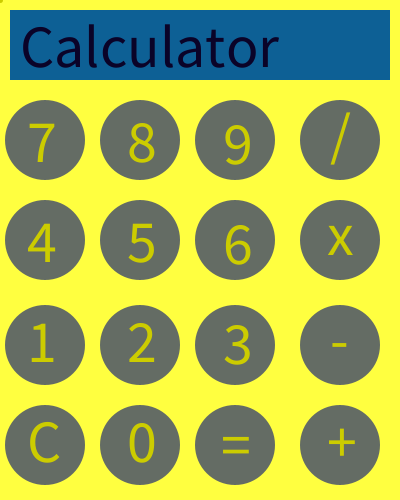
Frame 1 (no input)
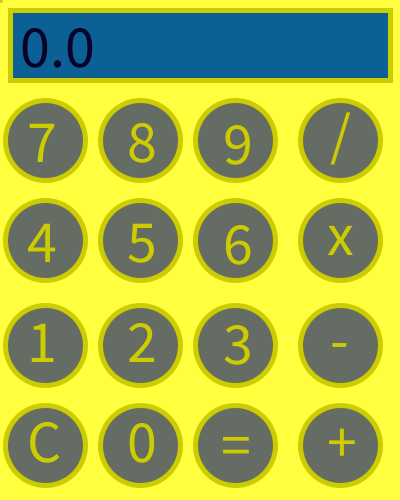
Frame 60 (the mouse pressed at the canvas centre just before this capture)
Frame 120 (the mouse held since frame 60 and released just before this capture): identical to frame 60, image omitted

The Processing sketch that drew these frames (run headless with seeded random() and noise(); from frame 60 on, the mouse is pressed at the canvas centre):

// Processing sketch: Eindopracht_H13
// ── Eindopracht_H13.pde
color background_color = color(255, 255, 64);
color entry_color = color(13, 96, 149);
color entry_text_color = color(10, 3, 40);
color button_color = color(100, 108, 100);
color button_text_color = color(204, 204, 0);

char pKey=' ';
float value_1, value_2, position=0;
String operation;
String entery_text="Calculator";

void setup(){
  size(400, 500);
  background(background_color);
  noStroke();
  textSize(60);
  
}

void draw(){
  reset();
  input();
  
}

void reset(){
  background(background_color);
  
  fill(entry_color);
  rect(10, 10, 380, 70);
  
  fill(entry_text_color);
  text(entery_text, 20, 67);
  
  fill(button_color);
  
  ellipse(45, 140, 80, 80);
  ellipse(140, 140, 80, 80);
  ellipse(235, 140, 80, 80);
  ellipse(340, 140, 80, 80);
  
  ellipse(45, 240, 80, 80);
  ellipse(140, 240, 80, 80);
  ellipse(235, 240, 80, 80);
  ellipse(340, 240, 80, 80);
  
  ellipse(45, 345, 80, 80);
  ellipse(140, 345, 80, 80);
  ellipse(235, 345, 80, 80);
  ellipse(340, 345, 80, 80);
  
  ellipse(45, 445, 80, 80);
  ellipse(140, 445, 80, 80);
  ellipse(235, 445, 80, 80);
  ellipse(340, 445, 80, 80);
  
  stroke(204, 204, 0);
  strokeWeight(5);
  line(0, 0, 0, 0);
  
  fill(button_text_color);
  
  text("7", 27, 162);
  text("8", 127, 162);
  text("9", 223, 164);
  text("/", 330, 155);
  
  text("4", 27, 262);
  text("5", 127, 262);
  text("6", 223, 264);
  text("x", 327, 255);
  
  text("1", 27, 362);
  text("2", 127, 362);
  text("3", 223, 364);
  text("-", 330, 360);
  
  text("C", 27, 462);
  text("0", 127, 462);
  text("=", 221, 465);
  text("+", 327, 462);
}

void input(){
  if(keyPressed/* && (key!=pKey)*/){
    delay(150);
    //pKey = key;
    if(key=='0'){
      if(position==1){
        position=2;
      }
      if(position==0){
        value_1 = (value_1*10)+0;
      }
      else if(position==2){
        value_2 = (value_2*10)+0;
      }
      else if(position==4){
        value_1=0;
        position=0;
      }
    }
    else if(key=='1'){
      if(position==1){
        position=2;
      }
      if(position==0){
        value_1 = (value_1*10)+1;
      }
      else if(position==2){
        value_2 = (value_2*10)+1;
      }
      else if(position==4){
        value_1=1;
        position=0;
      }
    }
    else if(key=='2'){
                              if(position==1){
        position=2;
      }
      if(position==0){
        value_1 = (value_1*10)+2;
      }
      else if(position==2){
        value_2 = (value_2*10)+2;
      }
                        else if(position==4){
        value_1=2;
        position=0;
      }
    }
    else if(key=='3'){
      if(position==1){
        position=2;
      }
      if(position==0){
        value_1 = (value_1*10)+3;
      }
      else if(position==2){
        value_2 = (value_2*10)+3;
      }
      else if(position==4){
        value_1=3;
        position=0;
      }
    }
    else if(key=='4'){
      if(position==1){
        position=2;
      }
      if(position==0){
        value_1 = (value_1*10)+4;
      }
      else if(position==2){
        value_2 = (value_2*10)+4;
      }
      else if(position==4){
        value_1=4;
        position=0;
      }
    }
    else if(key=='5'){
      if(position==1){
        position=2;
      }
      if(position==0){
        value_1 = (value_1*10)+5;
      }
      else if(position==2){
        value_2 = (value_2*10)+5;
      }
      else if(position==4){
        value_1=5;
        position=0;
      }
    }
    else if(key=='6'){
      if(position==1){
        position=2;
      }
      if(position==0){
        value_1 = (value_1*10)+6;
      }
      else if(position==2){
        value_2 = (value_2*10)+6;
      }
      else if(position==4){
        value_1=6;
        position=0;
      }
    }
    else if(key=='7'){
      if(position==1){
        position=2;
      }
      if(position==0){
        value_1 = (value_1*10)+7;
      }
      else if(position==2){
        value_2 = (value_2*10)+7;
      }
      else if(position==4){
        value_1=7;
        position=0;
      }
    }
    else if(key=='8'){
      if(position==1){
        position=2;
      }
      if(position==0){
        value_1 = (value_1*10)+8;
      }
      else if(position==2){
        value_2 = (value_2*10)+8;
      }
      else if(position==4){
        value_1=8;
        position=0;
      }
    }
    else if(key=='9'){
      if(position==1){
        position=2;
      }
      if(position==0){
        value_1 = (value_1*10)+9;
      }
      else if(position==2){
        value_2 = (value_2*10)+9;
      }
      else if(position==4){
        value_1=9;
        position=0;
      }
    }
    
    else if(key=='+'){
      if(position==0){
        position=1;
      }
      else if(position==4){
        position=1;
      }
      if(position==1){
        operation="+";
      }
    }
    else if(key=='-'){
      if(position==0){
        position=1;
      }
      else if(position==4){
        position=1;
      }
      if(position==1){
        operation="-";
      }
    }
    else if(key=='*'){
      if(position==0){
        position=1;
      }
      else if(position==4){
        position=1;
      }
      if(position==1){
        operation="*";
      }
    }
    else if(key=='/'){
      if(position==0){
        position=1;
      }
      else if(position==4){
        position=1;
      }
      if(position==1){
        operation="/";
      }
    }
    else if(key=='='){
      if(operation=="+"){
        value_1 += value_2;
      }
      else if(operation=="-"){
        value_1 -= value_2;
      }
      else if(operation=="*"){
        value_1 *= value_2;
      }
      else if(operation=="/"){
        value_1 /= value_2;
      }
      position=4;
      value_2=0;
      operation="";
    }
    else if(key=='C' || key=='c'){
      exit();
    }
  }
  
  else if(mousePressed){
    delay(150);
    if(mouseX>110&&mouseX<190&&mouseY>400&&mouseY<480){
      if(position==1){
        position=2;
      }
      if(position==0){
        value_1 = (value_1*10)+0;
      }
      else if(position==2){
        value_2 = (value_2*10)+0;
      }
      else if(position==4){
        value_1=0;
        position=0;
      }
    }
    else if(mouseX>10&&mouseX<90&&mouseY>300&&mouseY<380){
      if(position==1){
        position=2;
      }
      if(position==0){
        value_1 = (value_1*10)+1;
      }
      else if(position==2){
        value_2 = (value_2*10)+1;
      }
      else if(position==4){
        value_1=1;
        position=0;
      }
    }
    else if(mouseX>110&&mouseX<190&&mouseY>300&&mouseY<380){
      if(position==1){
        position=2;
      }
      if(position==0){
        value_1 = (value_1*10)+2;
      }
      else if(position==2){
        value_2 = (value_2*10)+2;
      }
      else if(position==4){
        value_1=2;
        position=0;
      }
    }
    else if(mouseX>210&&mouseX<290&&mouseY>300&&mouseY<380){
      if(position==1){
        position=2;
      }
      if(position==0){
        value_1 = (value_1*10)+3;
      }
      else if(position==2){
        value_2 = (value_2*10)+3;
      }
      else if(position==4){
        value_1=3;
        position=0;
      }
    }
    else if(mouseX>10&&mouseX<90&&mouseY>200&&mouseY<280){
      if(position==1){
        position=2;
      }
      if(position==0){
        value_1 = (value_1*10)+4;
      }
      else if(position==2){
        value_2 = (value_2*10)+4;
      }
      else if(position==4){
        value_1=4;
        position=0;
      }
    }
    else if(mouseX>110&&mouseX<190&&mouseY>200&&mouseY<280){
      if(position==1){
        position=2;
      }
      if(position==0){
        value_1 = (value_1*10)+5;
      }
      else if(position==2){
        value_2 = (value_2*10)+5;
      }
      else if(position==4){
        value_1=5;
        position=0;
      }
    }
    else if(mouseX>210&&mouseX<290&&mouseY>200&&mouseY<280){
      if(position==1){
        position=2;
      }
      if(position==0){
        value_1 = (value_1*10)+6;
      }
      else if(position==2){
        value_2 = (value_2*10)+6;
      }
      else if(position==4){
        value_1=6;
        position=0;
      }
    }
    else if(mouseX>10&&mouseX<90&&mouseY>100&&mouseY<180){
      if(position==1){
        position=2;
      }
      if(position==0){
        value_1 = (value_1*10)+7;
      }
      else if(position==2){
        value_2 = (value_2*10)+7;
      }
      else if(position==4){
        value_1=7;
        position=0;
      }
    }
    else if(mouseX>110&&mouseX<190&&mouseY>100&&mouseY<180){
      if(position==1){
        position=2;
      }
      if(position==0){
        value_1 = (value_1*10)+8;
      }
      else if(position==2){
        value_2 = (value_2*10)+8;
      }
      else if(position==4){
        value_1=8;
        position=0;
      }
    }
    else if(mouseX>210&&mouseX<290&&mouseY>100&&mouseY<180){
      if(position==1){
        position=2;
      }
      if(position==0){
        value_1 = (value_1*10)+9;
      }
      else if(position==2){
        value_2 = (value_2*10)+9;
      }
      else if(position==4){
        value_1=9;
        position=0;
      }
    }
    
    else if(mouseX>310&&mouseX<390&&mouseY>400&&mouseY<480){
      if(position==0){
        position=1;
      }
      else if(position==4){
        position=1;
      }
      if(position==1){
        operation="+";
      }
    }
    else if(mouseX>310&&mouseX<390&&mouseY>300&&mouseY<380){
      if(position==0){
        position=1;
      }
      else if(position==4){
        position=1;
      }
      if(position==1){
        operation="-";
      }
    }
    else if(mouseX>310&&mouseX<390&&mouseY>200&&mouseY<280){
      if(position==0){
        position=1;
      }
      else if(position==4){
        position=1;
      }
      if(position==1){
        operation="*";
      }
    }
    else if(mouseX>310&&mouseX<390&&mouseY>100&&mouseY<180){
      if(position==0){
        position=1;
      }
      else if(position==4){
        position=1;
      }
      if(position==1){
        operation="/";
      }
    }
    else if(mouseX>210&&mouseX<290&&mouseY>400&&mouseY<480){
      if(operation=="+"){
        value_1 += value_2;
      }
      else if(operation=="-"){
        value_1 -= value_2;
      }
      else if(operation=="*"){
        value_1 *= value_2;
      }
      else if(operation=="/"){
        value_1 /= value_2;
      }
      position=4;
      value_2=0;
      operation="";
    }
    else if(mouseX>10&&mouseX<90&&mouseY>400&&mouseY<480){
      exit();
    }
  }
  
    if(position==0||position==4){
    entery_text = str(value_1);
  }
  
  else if(position==1){
    entery_text = str(value_1)+operation;
  }
  
  else if(position==2){
    entery_text = str(value_1)+operation+str(value_2);
  }

}
